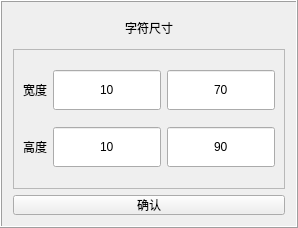
            <widget class="QFrame" name="tab2_frame3">
             <property name="sizePolicy">
              <sizepolicy hsizetype="Preferred" vsizetype="Preferred">
               <horstretch>0</horstretch>
               <verstretch>0</verstretch>
              </sizepolicy>
             </property>
             <property name="maximumSize">
              <size>
               <width>16777215</width>
               <height>280</height>
              </size>
             </property>
             <property name="styleSheet">
              <string notr="true">font: 12pt &quot;黑体&quot;;</string>
             </property>
             <property name="frameShape">
              <enum>QFrame::Box</enum>
             </property>
             <property name="frameShadow">
              <enum>QFrame::Raised</enum>
             </property>
             <layout class="QGridLayout" name="gridLayout_14">
              <item row="2" column="0">
               <widget class="QPushButton" name="pushButton_2">
                <property name="minimumSize">
                 <size>
                  <width>0</width>
                  <height>20</height>
                 </size>
                </property>
                <property name="maximumSize">
                 <size>
                  <width>16777215</width>
                  <height>20</height>
                 </size>
                </property>
                <property name="text">
                 <string>确认</string>
                </property>
               </widget>
              </item>
              <item row="0" column="0">
               <widget class="QLabel" name="label_21">
                <property name="sizePolicy">
                 <sizepolicy hsizetype="Preferred" vsizetype="Preferred">
                  <horstretch>0</horstretch>
                  <verstretch>0</verstretch>
                 </sizepolicy>
                </property>
                <property name="minimumSize">
                 <size>
                  <width>0</width>
                  <height>30</height>
                 </size>
                </property>
                <property name="maximumSize">
                 <size>
                  <width>16777215</width>
                  <height>40</height>
                 </size>
                </property>
                <property name="text">
                 <string>字符尺寸</string>
                </property>
                <property name="alignment">
                 <set>Qt::AlignCenter</set>
                </property>
               </widget>
              </item>
              <item row="1" column="0">
               <widget class="QFrame" name="frame">
                <property name="minimumSize">
                 <size>
                  <width>0</width>
                  <height>140</height>
                 </size>
                </property>
                <property name="frameShape">
                 <enum>QFrame::StyledPanel</enum>
                </property>
                <property name="frameShadow">
                 <enum>QFrame::Raised</enum>
                </property>
                <layout class="QGridLayout" name="gridLayout_3">
                 <item row="0" column="0">
                  <widget class="QLabel" name="label_22">
                   <property name="minimumSize">
                    <size>
                     <width>0</width>
                     <height>40</height>
                    </size>
                   </property>
                   <property name="maximumSize">
                    <size>
                     <width>16777215</width>
                     <height>40</height>
                    </size>
                   </property>
                   <property name="text">
                    <string>宽度</string>
                   </property>
                   <property name="alignment">
                    <set>Qt::AlignRight|Qt::AlignTrailing|Qt::AlignVCenter</set>
                   </property>
                  </widget>
                 </item>
                 <item row="0" column="1">
                  <widget class="QLineEdit" name="lineEdit_5">
                   <property name="minimumSize">
                    <size>
                     <width>0</width>
                     <height>40</height>
                    </size>
                   </property>
                   <property name="maximumSize">
                    <size>
                     <width>16777215</width>
                     <height>40</height>
                    </size>
                   </property>
                   <property name="text">
                    <string>10</string>
                   </property>
                   <property name="alignment">
                    <set>Qt::AlignCenter</set>
                   </property>
                  </widget>
                 </item>
                 <item row="0" column="2">
                  <widget class="QLineEdit" name="lineEdit_9">
                   <property name="minimumSize">
                    <size>
                     <width>0</width>
                     <height>40</height>
                    </size>
                   </property>
                   <property name="maximumSize">
                    <size>
                     <width>16777215</width>
                     <height>40</height>
                    </size>
                   </property>
                   <property name="text">
                    <string>70</string>
                   </property>
                   <property name="alignment">
                    <set>Qt::AlignCenter</set>
                   </property>
                  </widget>
                 </item>
                 <item row="1" column="0">
                  <widget class="QLabel" name="label_23">
                   <property name="minimumSize">
                    <size>
                     <width>0</width>
                     <height>40</height>
                    </size>
                   </property>
                   <property name="maximumSize">
                    <size>
                     <width>16777215</width>
                     <height>40</height>
                    </size>
                   </property>
                   <property name="text">
                    <string>高度</string>
                   </property>
                   <property name="alignment">
                    <set>Qt::AlignRight|Qt::AlignTrailing|Qt::AlignVCenter</set>
                   </property>
                  </widget>
                 </item>
                 <item row="1" column="1">
                  <widget class="QLineEdit" name="lineEdit_10">
                   <property name="minimumSize">
                    <size>
                     <width>0</width>
                     <height>40</height>
                    </size>
                   </property>
                   <property name="maximumSize">
                    <size>
                     <width>16777215</width>
                     <height>40</height>
                    </size>
                   </property>
                   <property name="text">
                    <string>10</string>
                   </property>
                   <property name="alignment">
                    <set>Qt::AlignCenter</set>
                   </property>
                  </widget>
                 </item>
                 <item row="1" column="2">
                  <widget class="QLineEdit" name="lineEdit_11">
                   <property name="minimumSize">
                    <size>
                     <width>0</width>
                     <height>40</height>
                    </size>
                   </property>
                   <property name="maximumSize">
                    <size>
                     <width>16777215</width>
                     <height>40</height>
                    </size>
                   </property>
                   <property name="text">
                    <string>90</string>
                   </property>
                   <property name="alignment">
                    <set>Qt::AlignCenter</set>
                   </property>
                  </widget>
                 </item>
                </layout>
               </widget>
              </item>
             </layout>
            </widget>
